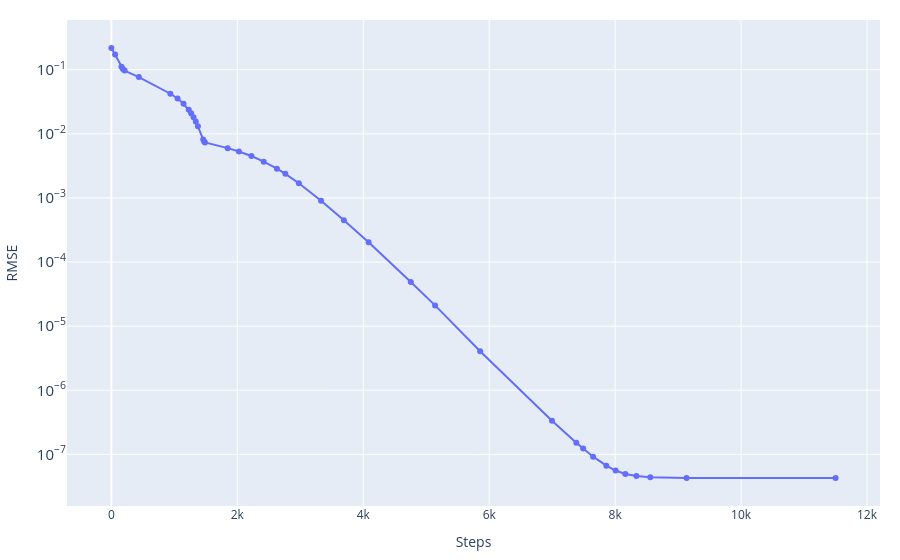
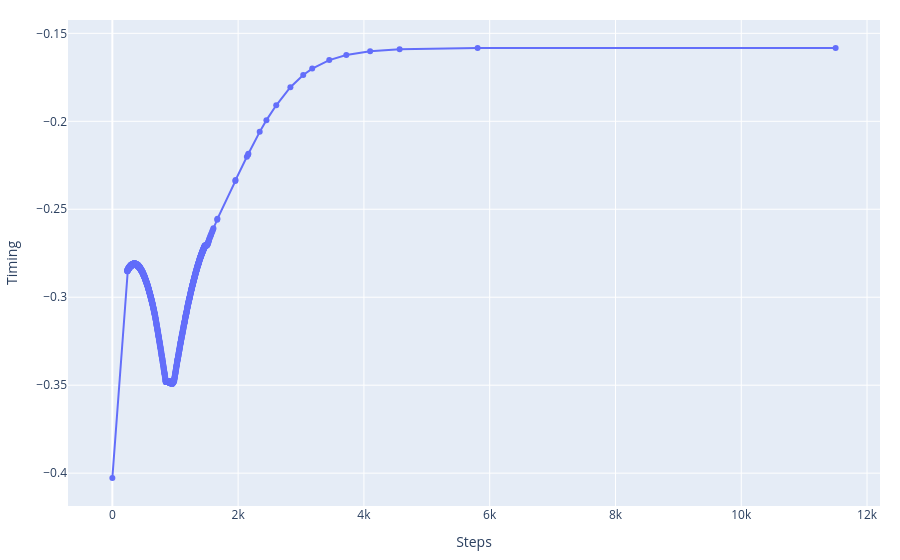

Write notebook code for charts like these, in order.
### Code cell
event_best_US, history_US, cost_story_US, misfit_fin_US = Uniq_searcher.gradient_descent(
    stations=stations_norm,
    event_test=np.copy(event_ini),
    n_iteration=200_000,
    ranX=1,
    ranY=1,
    ranZ=1,
    rant=0.0005,
    lr_decay=0.05,
    patience=500,
    vp=4000.0)

print('Best fitt with:')
print(f'\t- RMSE = {misfit_fin_US}')
print(f'\t- Event = {event_best_US}')

Results['Unique searcher'] = {'X':event_best_US['X'],
                              'Y':event_best_US['Y'],
                              'Z':event_best_US['Z'],
                              't':event_best_US['t'],
                              'RMSE':misfit_fin_US}

_ = graphics.history_2d(cost_story_US, 'RMSE', log_y=True, filename=None)
_ = graphics.history_2d(history_US[:, 3], 'Timing', filename=None)
_ = graphics.history_3d(history_US[:, :3], stations_norm, filename=None)

### Figure 1 — Plotly figure (JSON) as saved in the notebook; plotly's stock layout.template omitted (floating-point values rounded to 4 significant figures)
{"data": [{"mode": "lines+markers", "name": "RMSE", "type": "scatter", "x": [0, 59, 160, 183, 210, 436, 937, 1051, 1146, 1228, 1266, 1305, 1340, 1374, 1458, 1472, 1487, 1847, 2025, 2224, 2419, 2629, 2763, 2977, 3330, 3692, 4085, 4755, 5140, 5856, 6997, 7383, 7492, 7650, 7860, 8007, 8162, 8337, 8558, 9134, 11501], "y": [0.2177, 0.173, 0.111, 0.1028, 0.09681, 0.07681, 0.04221, 0.0356, 0.0294, 0.02367, 0.02092, 0.01807, 0.01553, 0.01312, 0.008129, 0.007623, 0.007334, 0.005984, 0.005312, 0.004509, 0.00368, 0.002863, 0.002376, 0.001695, 0.0009064, 0.0004496, 0.0002041, 4.907e-05, 2.112e-05, 4.064e-06, 3.356e-07, 1.525e-07, 1.235e-07, 9.226e-08, 6.681e-08, 5.604e-08, 4.962e-08, 4.608e-08, 4.408e-08, 4.305e-08, 4.297e-08]}], "layout": {"hovermode": "x unified", "margin": {"b": 20, "l": 20, "r": 20, "t": 20}, "title": {}, "xaxis": {"showgrid": true, "title": {"text": "Steps"}}, "yaxis": {"exponentformat": "power", "showgrid": true, "title": {"text": "RMSE"}, "type": "log"}}}

### Figure 2 — Plotly figure (JSON) as saved in the notebook; plotly's stock layout.template omitted (floating-point values rounded to 4 significant figures; data arrays with more than 128 entries replaced by an {"elided": "..."} marker saying what was removed)
{"data": [{"mode": "lines+markers", "name": "Timing", "type": "scatter", "x": {"elided": "1003 int values"}, "y": {"elided": "1003 float values"}}], "layout": {"hovermode": "x unified", "margin": {"b": 20, "l": 20, "r": 20, "t": 20}, "title": {}, "xaxis": {"showgrid": true, "title": {"text": "Steps"}}, "yaxis": {"exponentformat": "power", "showgrid": true, "title": {"text": "Timing"}, "type": "linear"}}}
